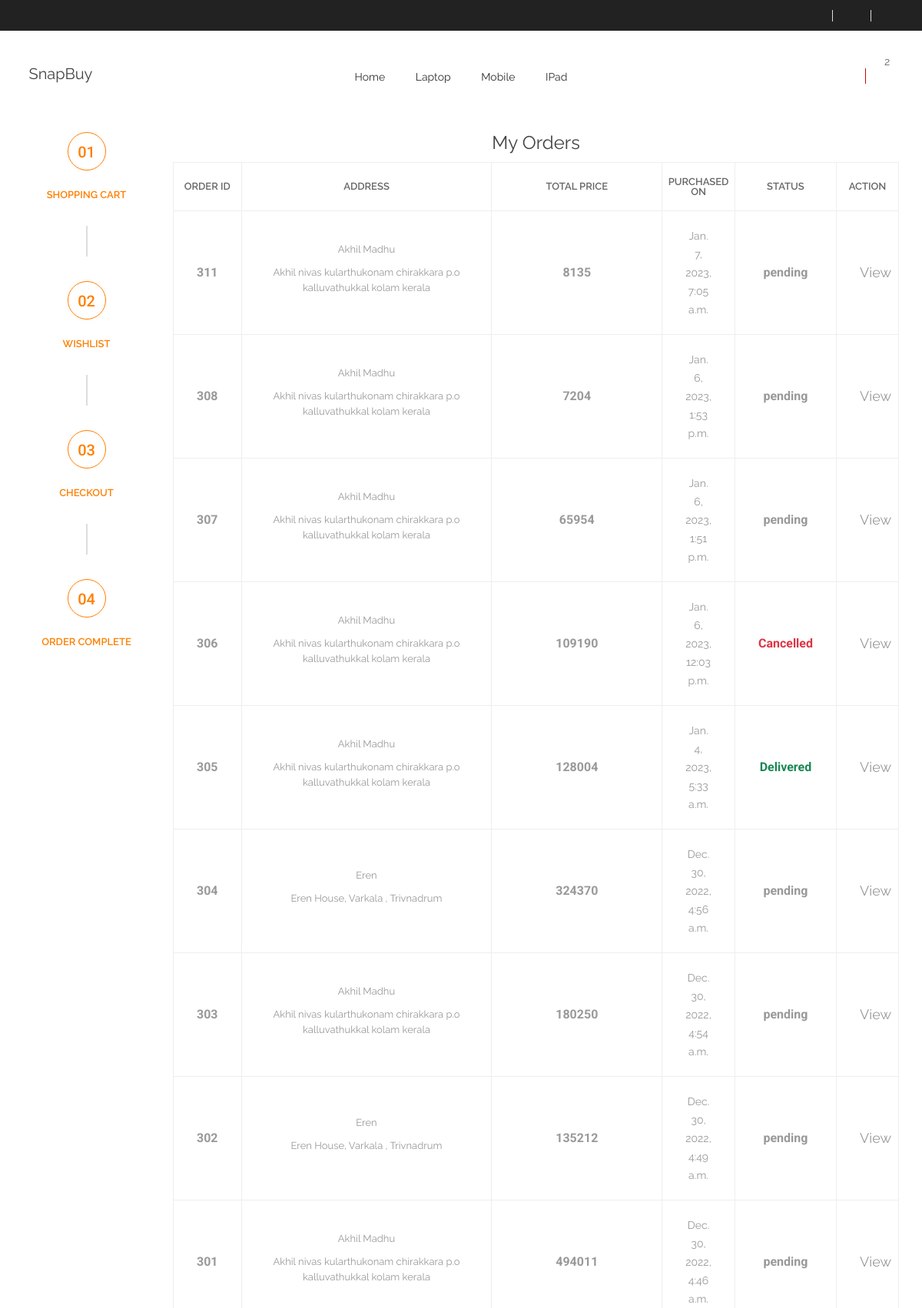
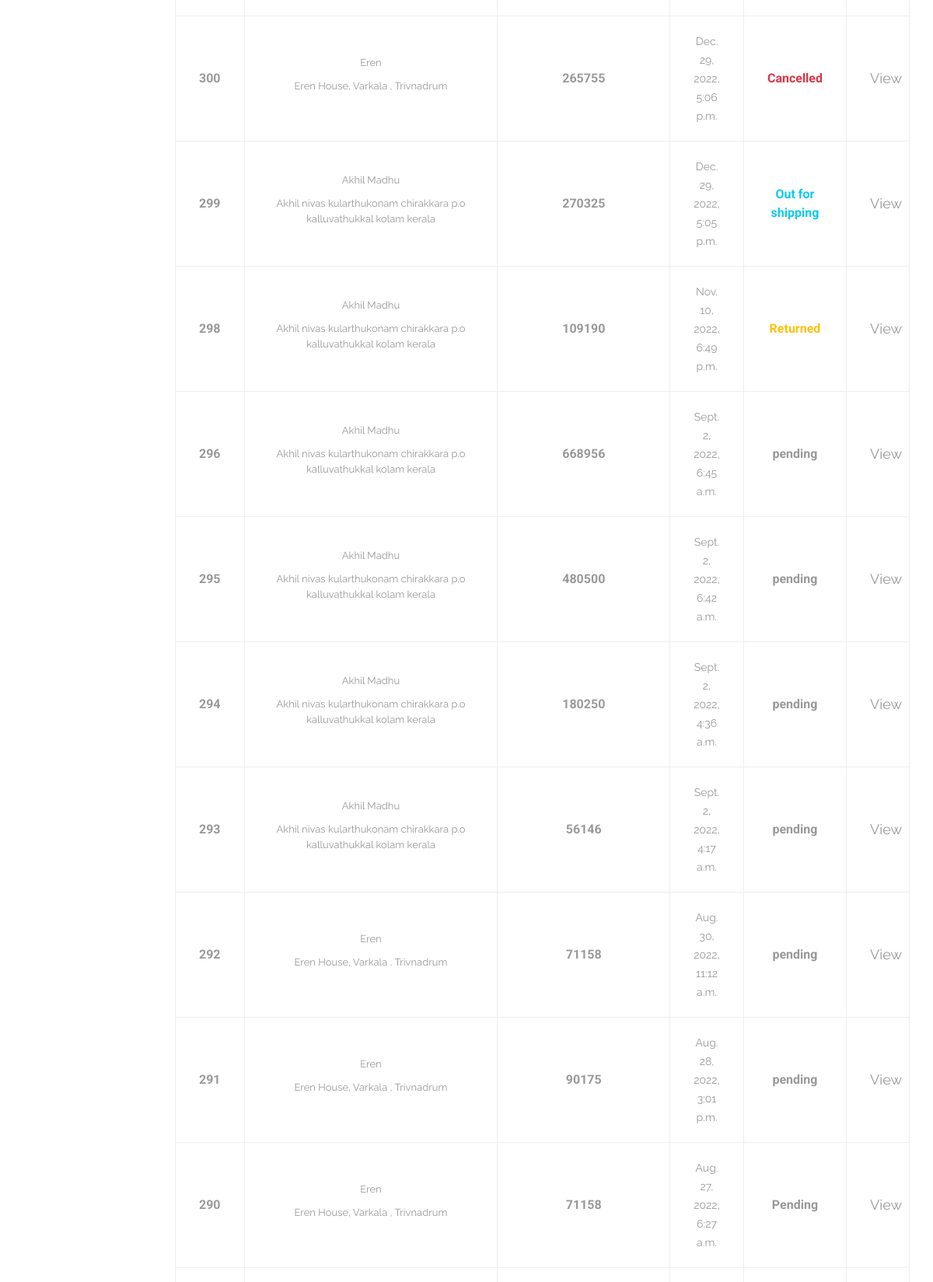
/newcart/vieworder (signed in, upper part), run on the app's committed database (2 pictures, top to bottom).
### category_adminside/models.py (models this page shows)
class Category(models.Model):
    title =      models.CharField(max_length=200)
    details =     models.TextField()
    cat_image =   models.ImageField(upload_to='categoryimage')
    created_at =  models.DateTimeField(auto_now_add=True)
    def __str__(self):
        return self.title

### newcart/models.py (models this page shows, shortened)
class Order(models.Model):
    user = models.ForeignKey(Customuser, on_delete=models.CASCADE)
    customername = models.CharField( max_length=50, null=False)
    phone = models.CharField(max_length=100, null=False)
    email = models.CharField(max_length=120, null=True)
    address = models.TextField(max_length=600, null=False)
    city = models.CharField(max_length=200, null=False)
    pincode = models.CharField(max_length=100, null=False)
    state = models.CharField(max_length=120, null=False)
    country = models.CharField(max_length=120, null=False)
    total_price = models.CharField(max_length=100, null=False)
    tax = models.CharField(max_length=120, null=False)
    shippping = models.CharField(max_length=100, null=False)
    grandtotal = models.CharField(max_length=120, null=False)
    paymentmode = models.CharField(max_length=120, null=False)
    payment_id = models.CharField(max_length=120, null=True)
    orderstatus = (
        ('pending','pending'),
        ('Out for shipping','Out for shipping'),
        ('Returned','Returned'),
        ('cancelled','cancelled'),
        ('Delivered','Delivered')
    )
    status = models.CharField(max_length=120, choices=orderstatus, default='pending')
    created_at = models.DateTimeField(auto_now_add=True)
    updated_at = models.DateTimeField(auto_now = True)

### newcart/views.py (the view)
# urls.py: path('vieworder',views.myorder_view,name='myorder'),
def myorder_view(request):
    if request.user.is_authenticated:
        try:
            order = Order.objects.filter(user = request.user).order_by('-created_at')
        except Order.DoesNotExist:
            messages.error(request,'Something went wrong')
            return redirect('userindex')
    else:
        return render(request,'cartapps/view_order.html')
    context = {
        'order':order,
    }
    return render(request,'cartapps/view_order.html',context)

### templates/cartapps/view_order.html (shortened to what this page needs)
{% extends 'userside/userbase.html' %}
{% load static %}
{% block contentblock %}
    <div class="wrapper">
        <section id="page-content" class="page-wrapper section">
            <div class="shop-section mb-80">
                <div class="container">
                    <div class="row">
                        <div class="col-lg-2">
                            <ul class="nav cart-tab">
                                <li>
                                    <a class="active" href="{% url 'cart_view' %}" >
                                        <span>01</span>
                                        Shopping cart
                                    </a>
                                </li>
                                <li>
                                    <a class="active" href="{% url 'wish_list' %}" >
                                        <span>02</span>
                                        Wishlist
                                    </a>
                                </li>
                                <li>
                                    <a class="active" href="{% url 'itemcheckout' %}" >
                                        <span>03</span>
                                        Checkout
                                    </a>
                                </li>
                                <li>
                                    <a class="active" href="{% url 'myorder' %}">
                                        <span>04</span>
                                        Order complete
                                    </a>
                                </li>
                            </ul>
                        </div>
                        <div class="col-lg-10">
                            <div class="tab-content">
                                <div class="tab-pane active" id="shopping-cart">
                                    <div class="shopping-cart-content">
                                        {% if not order %}
                                        <div>
                                            <h1 class="text-center mt-5">No Orders !!</h1>
                                        </div>
                                        <div class="d-flex justify-content-center mt-5 ">
                                            <img src="http://almureed.ae/assets/website/images/empty-cart.gif" class="img-fluid" alt="">
                                        </div>
                                        <div class="d-flex justify-content-center my-auto mt-5">
                                            <a href="{% url 'userindex' %}">
                                                <button type="submit" class="btn box-shadow submit-btn-1 btn-hover-2  "> View Store </button>
                                            </a>
                                        </div>
                                        {% else %}
                                            <div class="table-content table-responsive mb-50">
                                                <H2 class="text-center">
                                                    My Orders
                                                </H2>
                                                <table class="text-center">
                                                    <thead>
                                                        <tr>
                                                            <th class="product-price">Order ID</th>
                                                            <th class="product-thumbnail">Address</th>
                                                            <th class="product-price">Total price</th>
                                                            <th class="product-quantity">Purchased On</th>
                                                            <th class="product-subtotal">Status</th>
                                                            <th class="product-remove">Action</th>
                                                        </tr>
                                                    </thead>
                                                    <tbody>
                                                        {% for item in order %}
                                                        <tr>
                                                            <td class="product-price">{{item.id}}</td>
                                                            <td class="">
                                                                <p>{{item.customername}}</p>
                                                                    <p>{{item.address}}</p>
                                                            </td>
                                                            <td class="product-price">{{item.grandtotal}}</td>
                                                          <td class="product-quantity">{{item.created_at}}</td>
                                                          {% if item.status == 'Cancelled' %}
                                                          <td class="text-danger product-price">{{item.status}}</td>
                                                          {% elif item.status == 'Delivered' %}
                                                          <td class="text-success product-price">{{item.status}}</td>
                                                          {% elif item.status == 'Returned' %}
                                                          <td class="text-warning product-price">{{item.status}}</td>
                                                          {% elif item.status == 'Out for shipping' %}
                                                          <td class="text-info product-price">{{item.status}}</td>
                                                            {% else %}
                                                            <td class="product-price">{{item.status}}</td>
                                                          {% endif %}
                                                            <td class="product-remove">
                                                                <a href="{% url 'myorderinfo' item.id %}" >View</a>
                                                            </td>
                                                        </tr>
                                                        {% endfor %}
                                                    </tbody>
                                                </table>
                                            </div>
                                            {% endif %}
                                    </div>
                                </div>
                            </div>
                        </div>
                    </div>
                </div>
            </div>
        </section>
    </div>
    {% endblock  %}

### templates/userside/userbase.html (shortened to what this page needs)
{% load static %}
<!doctype html>
<html class="no-js" lang="en">
<head>
    <link rel="stylesheet" href="{% static '/css/bootstrap.min.css' %}">
    <link rel="stylesheet" href="{% static '/lib/css/nivo-slider.css' %}">
    <link rel="stylesheet" href="{% static '/css/core.css' %}">
    <link rel="stylesheet" href="{%static '/css/shortcode/shortcodes.css' %}">
    <link rel="stylesheet" href="{% static '/style.css' %}">
    <link rel="stylesheet" href="{% static '/css/responsive.css' %}">
    <link rel="stylesheet" href="{% static '/css/custom.css' %}">
    <link rel="stylesheet" href="{% static '/css/style-customizer.css' %}">
    <link href="#" data-style="styles" rel="stylesheet">
</head>
<body>
    <div class="wrapper">
        <header class="header-area header-wrapper">
            <div class="header-top-bar plr-185">
                <div class="container-fluid">
                    <div class="row">
                        <div class="col-lg-6 col-md-6 d-none d-md-block">
                        </div>
                        <div class="col-lg-6 col-md-6">
                            <div class="top-link clearfix">
                                <ul class="link f-right">
                                    <li>
                                        {% if user.is_authenticated %}
                                        <a href="{% url 'profile' %}">
                                            <i class="zmdi zmdi-account"></i>
                                        </a>
                                        {% endif %}
                                    </li>
                                    <li>
                                        <a href="{% url 'wish_list' %}">
                                            <i class="zmdi zmdi-favorite"></i>
                                        </a>
                                    </li>
                                    <li>
                                        {% if user.is_authenticated %}
                                        <a href="{% url 'user_logout' %}" onclick="return confirm('Are you sure to Lgout ?')">
                                            <i class="zmdi zmdi-lock"></i>
                                        </a>
                                        {% else %}
                                        <a href="{% url 'userlog' %}">
                                            <i class="zmdi zmdi-lock"></i>
                                            Login
                                        </a>
                                        {% endif %}
                                    </li>
                                </ul>
                            </div>
                        </div>
                    </div>
                </div>
            </div>
            <div id="sticky-header" class="header-middle-area plr-185">
                <div class="container-fluid">
                    <div class="full-width-mega-dropdown">
                        <div class="row">
                            <div class="col-lg-2 col-md-4">
                                <div class="logo">
                                    <a href="{% url 'userindex' %}">
                                        <h3>SnapBuy</h3>
                                    </a>
                                </div>
                            </div>
                            <div class="col-lg-8 d-none d-lg-block">
                                <nav id="primary-menu">
                                    <ul class="main-menu text-center">
                                        <li><a href="{% url 'userindex' %}">Home</a>
                                        </li>
                                    {% for cat in cat_list %}
                                    <li class="mega-parent"><a href="{% url 'products_list' cat.id %}">{{cat.title}}</a>
                                    </li>
                                    {% endfor %}
                                    </ul>
                                </nav>
                            </div>
                            <div class="col-lg-2 col-md-8">
                                <div class="search-top-cart  f-right">
                                    <div class="header-search f-left">
                                        <div class="header-search-inner">
                                           <button class="search-toggle">
                                            <i class="zmdi zmdi-search"></i>
                                           </button>
                                        </div>
                                    </div>
                                    <div class="total-cart f-left">
                                        <div class="total-cart-in">
                                            <div class="cart-toggler">
                                                <a href="{% url 'cart_view' %}">
                                                    <span class="cart-quantity">{{count}}</span><br>
                                                    <span class="cart-icon">
                                                        <i class="zmdi zmdi-shopping-cart-plus"></i>
                                                    </span>
                                                </a>
                                            </div>
                                        </div>
                                    </div>
                                </div>
                            </div>
                        </div>
                    </div>
                </div>
            </div>
        </header>
    {% block contentblock %}
   {% endblock  %}
</body>
</html>

### data on the page
Category: title "Laptop"
Category: title "Mobile"
Category: title "IPad"
Order: id "311", customername "Akhil Madhu", address "Akhil nivas kularthukonam chirakkara p.o kalluvathukkal kolam kerala", grandtotal "8135", created_at "Jan. 7, 2023, 7:05 a.m.", status "pending"
Order: id "308", customername "Akhil Madhu", address "Akhil nivas kularthukonam chirakkara p.o kalluvathukkal kolam kerala", grandtotal "7204", created_at "Jan. 6, 2023, 1:53 p.m.", status "pending"
Order: id "307", customername "Akhil Madhu", address "Akhil nivas kularthukonam chirakkara p.o kalluvathukkal kolam kerala", grandtotal "65954", created_at "Jan. 6, 2023, 1:51 p.m.", status "pending"
Order: id "306", customername "Akhil Madhu", address "Akhil nivas kularthukonam chirakkara p.o kalluvathukkal kolam kerala", grandtotal "109190", created_at "Jan. 6, 2023, 12:03 p.m.", status "Cancelled"
Order: id "305", customername "Akhil Madhu", address "Akhil nivas kularthukonam chirakkara p.o kalluvathukkal kolam kerala", grandtotal "128004", created_at "Jan. 4, 2023, 5:33 a.m.", status "Delivered"
Order: id "304", customername "Eren", address "Eren House, Varkala , Trivnadrum", grandtotal "324370", created_at "Dec. 30, 2022, 4:56 a.m.", status "pending"
Order: id "303", customername "Akhil Madhu", address "Akhil nivas kularthukonam chirakkara p.o kalluvathukkal kolam kerala", grandtotal "180250", created_at "Dec. 30, 2022, 4:54 a.m.", status "pending"
Order: id "302", customername "Eren", address "Eren House, Varkala , Trivnadrum", grandtotal "135212", created_at "Dec. 30, 2022, 4:49 a.m.", status "pending"
Order: id "301", customername "Akhil Madhu", address "Akhil nivas kularthukonam chirakkara p.o kalluvathukkal kolam kerala", grandtotal "494011", created_at "Dec. 30, 2022, 4:46 a.m.", status "pending"
Order: id "300", customername "Eren", address "Eren House, Varkala , Trivnadrum", grandtotal "265755", created_at "Dec. 29, 2022, 5:06 p.m.", status "Cancelled"
Order: id "299", customername "Akhil Madhu", address "Akhil nivas kularthukonam chirakkara p.o kalluvathukkal kolam kerala", grandtotal "270325", created_at "Dec. 29, 2022, 5:05 p.m.", status "Out for shipping"
Order: id "298", customername "Akhil Madhu", address "Akhil nivas kularthukonam chirakkara p.o kalluvathukkal kolam kerala", grandtotal "109190", created_at "Nov. 10, 2022, 6:49 p.m.", status "Returned"
Order: id "296", customername "Akhil Madhu", address "Akhil nivas kularthukonam chirakkara p.o kalluvathukkal kolam kerala", grandtotal "668956", created_at "Sept. 2, 2022, 6:45 a.m.", status "pending"
Order: id "295", customername "Akhil Madhu", address "Akhil nivas kularthukonam chirakkara p.o kalluvathukkal kolam kerala", grandtotal "480500", created_at "Sept. 2, 2022, 6:42 a.m.", status "pending"
Order: id "294", customername "Akhil Madhu", address "Akhil nivas kularthukonam chirakkara p.o kalluvathukkal kolam kerala", grandtotal "180250", created_at "Sept. 2, 2022, 4:36 a.m.", status "pending"
Order: id "293", customername "Akhil Madhu", address "Akhil nivas kularthukonam chirakkara p.o kalluvathukkal kolam kerala", grandtotal "56146", created_at "Sept. 2, 2022, 4:17 a.m.", status "pending"
Order: id "292", customername "Eren", address "Eren House, Varkala , Trivnadrum", grandtotal "71158", created_at "Aug. 30, 2022, 11:12 a.m.", status "pending"
Order: id "291", customername "Eren", address "Eren House, Varkala , Trivnadrum", grandtotal "90175", created_at "Aug. 28, 2022, 3:01 p.m.", status "pending"
Order: id "290", customername "Eren", address "Eren House, Varkala , Trivnadrum", grandtotal "71158", created_at "Aug. 27, 2022, 6:27 a.m.", status "Pending"

### other printed values
{{ count }} "2"
